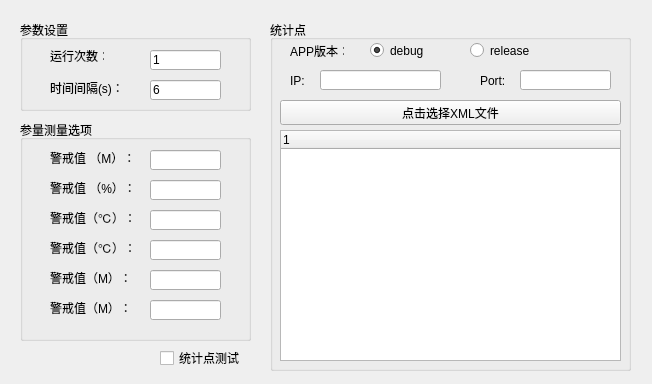
<?xml version="1.0" encoding="UTF-8"?>
<ui version="4.0">
 <class>ReplaySetup</class>
 <widget class="QWidget" name="ReplaySetup">
  <property name="geometry">
   <rect>
    <x>0</x>
    <y>0</y>
    <width>652</width>
    <height>384</height>
   </rect>
  </property>
  <property name="windowTitle">
   <string>设置</string>
  </property>
  <widget class="QGroupBox" name="groupBox_2">
   <property name="geometry">
    <rect>
     <x>20</x>
     <y>120</y>
     <width>231</width>
     <height>221</height>
    </rect>
   </property>
   <property name="title">
    <string>参量测量选项</string>
   </property>
   <widget class="QLabel" name="label_3">
    <property name="geometry">
     <rect>
      <x>30</x>
      <y>30</y>
      <width>81</width>
      <height>16</height>
     </rect>
    </property>
    <property name="text">
     <string>警戒值 （M）：</string>
    </property>
   </widget>
   <widget class="QLineEdit" name="memLineEdit">
    <property name="geometry">
     <rect>
      <x>130</x>
      <y>30</y>
      <width>71</width>
      <height>20</height>
     </rect>
    </property>
   </widget>
   <widget class="QLineEdit" name="cpuLineEdit">
    <property name="geometry">
     <rect>
      <x>130</x>
      <y>60</y>
      <width>71</width>
      <height>20</height>
     </rect>
    </property>
   </widget>
   <widget class="QLabel" name="label_4">
    <property name="geometry">
     <rect>
      <x>30</x>
      <y>60</y>
      <width>81</width>
      <height>16</height>
     </rect>
    </property>
    <property name="text">
     <string>警戒值 （%）：</string>
    </property>
   </widget>
   <widget class="QLineEdit" name="batteryLineEdit">
    <property name="geometry">
     <rect>
      <x>130</x>
      <y>90</y>
      <width>71</width>
      <height>20</height>
     </rect>
    </property>
   </widget>
   <widget class="QLabel" name="label_5">
    <property name="geometry">
     <rect>
      <x>30</x>
      <y>90</y>
      <width>81</width>
      <height>16</height>
     </rect>
    </property>
    <property name="text">
     <string>警戒值（℃）：</string>
    </property>
   </widget>
   <widget class="QLineEdit" name="cpuTempLineEdit">
    <property name="geometry">
     <rect>
      <x>130</x>
      <y>120</y>
      <width>71</width>
      <height>20</height>
     </rect>
    </property>
   </widget>
   <widget class="QLabel" name="label_6">
    <property name="geometry">
     <rect>
      <x>30</x>
      <y>120</y>
      <width>81</width>
      <height>16</height>
     </rect>
    </property>
    <property name="text">
     <string>警戒值（℃）：</string>
    </property>
   </widget>
   <widget class="QLabel" name="wifiLabel">
    <property name="geometry">
     <rect>
      <x>30</x>
      <y>150</y>
      <width>81</width>
      <height>16</height>
     </rect>
    </property>
    <property name="text">
     <string>警戒值（M）：</string>
    </property>
   </widget>
   <widget class="QLineEdit" name="mobileLineEdit">
    <property name="geometry">
     <rect>
      <x>130</x>
      <y>180</y>
      <width>71</width>
      <height>20</height>
     </rect>
    </property>
   </widget>
   <widget class="QLabel" name="mobileLabel">
    <property name="geometry">
     <rect>
      <x>30</x>
      <y>180</y>
      <width>81</width>
      <height>16</height>
     </rect>
    </property>
    <property name="text">
     <string>警戒值（M）：</string>
    </property>
   </widget>
   <widget class="QLineEdit" name="wifiLineEdit">
    <property name="geometry">
     <rect>
      <x>130</x>
      <y>150</y>
      <width>71</width>
      <height>20</height>
     </rect>
    </property>
   </widget>
  </widget>
  <widget class="QGroupBox" name="groupBox">
   <property name="geometry">
    <rect>
     <x>20</x>
     <y>20</y>
     <width>231</width>
     <height>91</height>
    </rect>
   </property>
   <property name="title">
    <string>参数设置</string>
   </property>
   <widget class="QLabel" name="label">
    <property name="geometry">
     <rect>
      <x>30</x>
      <y>30</y>
      <width>54</width>
      <height>12</height>
     </rect>
    </property>
    <property name="text">
     <string>运行次数：</string>
    </property>
   </widget>
   <widget class="QLabel" name="label_2">
    <property name="geometry">
     <rect>
      <x>30</x>
      <y>60</y>
      <width>71</width>
      <height>16</height>
     </rect>
    </property>
    <property name="text">
     <string>时间间隔(s)：</string>
    </property>
   </widget>
   <widget class="QLineEdit" name="timesLineEdit">
    <property name="geometry">
     <rect>
      <x>130</x>
      <y>30</y>
      <width>71</width>
      <height>20</height>
     </rect>
    </property>
    <property name="text">
     <string>1</string>
    </property>
   </widget>
   <widget class="QLineEdit" name="intervalLineEdit">
    <property name="geometry">
     <rect>
      <x>130</x>
      <y>60</y>
      <width>71</width>
      <height>20</height>
     </rect>
    </property>
    <property name="text">
     <string>6</string>
    </property>
   </widget>
  </widget>
  <widget class="QGroupBox" name="groupBox_5">
   <property name="geometry">
    <rect>
     <x>270</x>
     <y>20</y>
     <width>361</width>
     <height>351</height>
    </rect>
   </property>
   <property name="title">
    <string>统计点</string>
   </property>
   <widget class="QRadioButton" name="debugRBtn">
    <property name="geometry">
     <rect>
      <x>100</x>
      <y>20</y>
      <width>61</width>
      <height>21</height>
     </rect>
    </property>
    <property name="text">
     <string>debug</string>
    </property>
    <property name="checked">
     <bool>true</bool>
    </property>
   </widget>
   <widget class="QRadioButton" name="releaseRBtn">
    <property name="geometry">
     <rect>
      <x>200</x>
      <y>20</y>
      <width>71</width>
      <height>21</height>
     </rect>
    </property>
    <property name="text">
     <string>release</string>
    </property>
   </widget>
   <widget class="QLabel" name="label_7">
    <property name="geometry">
     <rect>
      <x>20</x>
      <y>20</y>
      <width>54</width>
      <height>21</height>
     </rect>
    </property>
    <property name="text">
     <string>APP版本：</string>
    </property>
   </widget>
   <widget class="QLabel" name="label_8">
    <property name="geometry">
     <rect>
      <x>20</x>
      <y>50</y>
      <width>31</width>
      <height>21</height>
     </rect>
    </property>
    <property name="text">
     <string>IP:</string>
    </property>
   </widget>
   <widget class="QLabel" name="label_9">
    <property name="geometry">
     <rect>
      <x>210</x>
      <y>50</y>
      <width>31</width>
      <height>21</height>
     </rect>
    </property>
    <property name="text">
     <string>Port:</string>
    </property>
   </widget>
   <widget class="QLineEdit" name="IPLineEdit">
    <property name="geometry">
     <rect>
      <x>50</x>
      <y>50</y>
      <width>121</width>
      <height>20</height>
     </rect>
    </property>
   </widget>
   <widget class="QLineEdit" name="portLineEdit">
    <property name="geometry">
     <rect>
      <x>250</x>
      <y>50</y>
      <width>91</width>
      <height>20</height>
     </rect>
    </property>
   </widget>
   <widget class="QTreeWidget" name="xmlTreeWidget">
    <property name="geometry">
     <rect>
      <x>10</x>
      <y>110</y>
      <width>341</width>
      <height>231</height>
     </rect>
    </property>
    <column>
     <property name="text">
      <string notr="true">1</string>
     </property>
    </column>
   </widget>
   <widget class="QPushButton" name="selectXmlBtn">
    <property name="geometry">
     <rect>
      <x>10</x>
      <y>80</y>
      <width>341</width>
      <height>25</height>
     </rect>
    </property>
    <property name="text">
     <string>点击选择XML文件</string>
    </property>
   </widget>
  </widget>
  <widget class="QCheckBox" name="statCBox">
   <property name="geometry">
    <rect>
     <x>160</x>
     <y>350</y>
     <width>91</width>
     <height>16</height>
    </rect>
   </property>
   <property name="text">
    <string>统计点测试</string>
   </property>
  </widget>
 </widget>
 <resources/>
 <connections/>
</ui>
